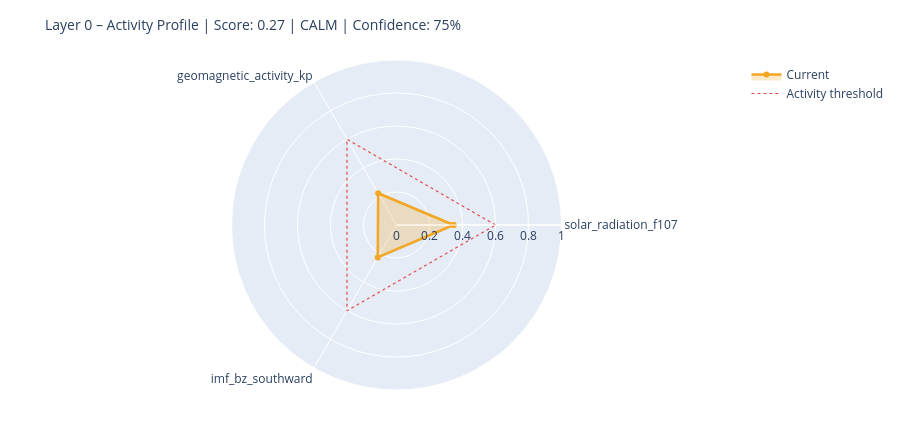

This figure's notebook cell:
### Markdown cell above
---
## 6. State Assessment & Handoff to Layer 1

### Code cell
# ============================================================
# STEP 1 – Collect raw values with source modes
# Mode: 'primary' | 'fallback_3h' | 'last_valid' | 'missing'
# ============================================================

def safe_last(df, col):
    if df is None or col not in df.columns: return None
    s = df[col].dropna()
    return float(s.iloc[-1]) if not s.empty else None

f107_now = safe_last(df_f107, 'f10.7')
bz_now   = safe_last(df_mag,  'bz_gsm')
kp_now   = safe_last(df_kp,   'kp')
sw_now   = safe_last(df_sw,   'speed')

source_modes = {
    'F10.7':    'primary'  if f107_now is not None else 'missing',
    'Kp':       'primary'  if kp_now   is not None else 'missing',
    'IMF_Bz':   'primary'  if bz_now   is not None else 'missing',
    'SW_speed': 'primary'  if sw_now   is not None else 'missing',
}

# Kp Fallback – 3h endpoint
if kp_now is None:
    try:
        r = requests.get(
            'https://services.swpc.noaa.gov/json/noaa-planetary-k-index.json',
            timeout=10)
        r.raise_for_status()
        fb = pd.DataFrame(r.json())
        tc = next((c for c in fb.columns if 'time' in c.lower()), fb.columns[0])
        kc = next((c for c in fb.columns if 'kp' in c.lower() and c != tc), None)
        if kc:
            fb[kc] = fb[kc].astype(str).str.extract(r'([0-9]+(?:\.[0-9]*)?)')[0]
            fb[kc] = pd.to_numeric(fb[kc], errors='coerce')
            fb = fb[fb[kc] >= 0].dropna(subset=[kc])
            if not fb.empty:
                kp_now = float(fb[kc].iloc[-1])
                source_modes['Kp'] = 'fallback_3h'
                print(f'  Kp fallback (3h): {kp_now:.1f}')
    except Exception as e:
        print(f'  Kp fallback failed: {e}')

# Solar Wind Fallback – last valid value
if sw_now is None and df_sw is not None and 'speed' in df_sw.columns:
    s = df_sw['speed'].dropna()
    if not s.empty:
        sw_now = float(s.iloc[-1])
        source_modes['SW_speed'] = 'last_valid'
        print(f'  SW fallback (last_valid): {sw_now:.0f} km/s')

print()
print('Source modes:', source_modes)

# ============================================================
# STEP 2 – Score from available components only
# ============================================================

def norm(v, lo, hi):
    if v is None: return None
    return max(0.0, min(1.0, (v - lo) / (hi - lo)))

COMPONENTS = {
    'solar_radiation_f107':    (f107_now, norm(f107_now, 60, 250)),
    'geomagnetic_activity_kp': (kp_now,   norm(kp_now,   0,   9)),
    'imf_bz_southward':        (bz_now,   norm(-(bz_now or 0) if bz_now else None, -5, 30)
                                           if bz_now is not None else None),
    'solar_wind_speed':        (sw_now,   norm(sw_now, 300, 800)),
}

available   = {k: v[1] for k, v in COMPONENTS.items() if v[1] is not None}
unavailable = [k for k, v in COMPONENTS.items() if v[1] is None]

layer0_score = round(sum(available.values()) / len(available), 4) if available else None
confidence   = round(len(available) / len(COMPONENTS), 2)

level = ('unknown'  if layer0_score is None
         else 'calm'     if layer0_score < 0.3
         else 'moderate' if layer0_score < 0.6
         else 'active')

# ============================================================
# STEP 3 – Dominant Driver
# ============================================================

def dominant_driver(kp, f107, bz, sw):
    candidates = []
    if kp   is not None and kp   >= 4:   candidates.append(('geomagnetic',    kp / 9))
    if sw   is not None and sw   >= 500:  candidates.append(('solar_wind',     sw / 800))
    if bz   is not None and bz   <= -5:   candidates.append(('imf_southward',  abs(bz) / 30))
    if f107 is not None and f107 >= 150:  candidates.append(('solar_radiation',f107 / 250))
    return max(candidates, key=lambda x: x[1])[0] if candidates else 'none'

driver = dominant_driver(kp_now, f107_now, bz_now, sw_now)

# ============================================================
# STEP 4 – Downstream expectations
# ============================================================

def downstream_expectation(driver, score, kp, bz, f107):
    exp = {
        'magnetosphere':        'calm',
        'ionosphere':           'calm',
        'schumann_resonance':   'unchanged',
        'lithosphere_currents': 'low',
    }
    if driver == 'geomagnetic' or (kp and kp >= 5):
        exp['magnetosphere']        = 'compressed / storm'
        exp['ionosphere']           = 'elevated disturbance (TEC variability)'
        exp['schumann_resonance']   = 'elevated amplitude possible'
        exp['lithosphere_currents'] = 'elevated induction currents'
    elif driver == 'imf_southward' or (bz and bz <= -5):
        exp['magnetosphere']        = 'energy coupling active'
        exp['ionosphere']           = 'elevated electron density possible'
        exp['schumann_resonance']   = 'slight modulation possible'
    elif driver == 'solar_radiation' or (f107 and f107 >= 150):
        exp['ionosphere']           = 'elevated ionization (F-layer)'
        exp['schumann_resonance']   = 'slightly elevated background activity'
    return exp

downstream = downstream_expectation(driver, layer0_score, kp_now, bz_now, f107_now)

# ============================================================
# CONSOLE OUTPUT
# ============================================================

W = 58
print('=' * W)
print('LAYER 0 – STATE ASSESSMENT')
print('=' * W)
for name, (raw_v, score_v) in COMPONENTS.items():
    if score_v is not None:
        bar = '█' * int(score_v * 20) + '░' * (20 - int(score_v * 20))
        print(f'  {name:<35}  {bar}  {score_v:.2f}')
    else:
        print(f'  {name:<35}  {"─" * 20}  n/a')
print('-' * W)
print(f'  Score ({len(available)}/{len(COMPONENTS)} components):  {layer0_score:.3f}')
print(f'  Confidence:         {confidence:.0%}')
print(f'  Level:              {level.upper()}')
print(f'  Dominant Driver:    {driver}')

# Radar chart
cats = list(available.keys())
vals = list(available.values())
if len(cats) >= 3:
    fig = go.Figure()
    fig.add_trace(go.Scatterpolar(
        r=vals + [vals[0]], theta=cats + [cats[0]],
        fill='toself', fillcolor='rgba(242,166,35,0.25)',
        line=dict(color='#F2A623', width=2.5), name='Current'
    ))
    fig.add_trace(go.Scatterpolar(
        r=[0.6] * (len(cats) + 1), theta=cats + [cats[0]],
        line=dict(color='#E24B4A', dash='dot', width=1.2),
        mode='lines', name='Activity threshold'
    ))
    fig.update_layout(
        title=dict(text=f'Layer 0 – Activity Profile | Score: {layer0_score:.2f} | {level.upper()} | Confidence: {confidence:.0%}',
                   font=dict(size=14)),
        polar=dict(radialaxis=dict(visible=True, range=[0, 1])),
        height=430, showlegend=True,
        margin=dict(l=60, r=60, t=60, b=40)
    )
    fig.show()

### Figure 1 — Plotly figure (JSON) as saved in the notebook; plotly's stock layout.template omitted (floating-point values rounded to 4 significant figures)
{"data": [{"fill": "toself", "fillcolor": "rgba(242,166,35,0.25)", "line": {"color": "#F2A623", "width": 2.5}, "name": "Current", "r": [0.3457, 0.2222, 0.2271, 0.3457], "theta": ["solar_radiation_f107", "geomagnetic_activity_kp", "imf_bz_southward", "solar_radiation_f107"], "type": "scatterpolar"}, {"line": {"color": "#E24B4A", "dash": "dot", "width": 1.2}, "mode": "lines", "name": "Activity threshold", "r": [0.6, 0.6, 0.6, 0.6], "theta": ["solar_radiation_f107", "geomagnetic_activity_kp", "imf_bz_southward", "solar_radiation_f107"], "type": "scatterpolar"}], "layout": {"height": 430, "margin": {"b": 40, "l": 60, "r": 60, "t": 60}, "polar": {"radialaxis": {"range": [0, 1], "visible": true}}, "showlegend": true, "title": {"font": {"size": 14}, "text": "Layer 0 – Activity Profile | Score: 0.27 | CALM | Confidence: 75%"}}}
